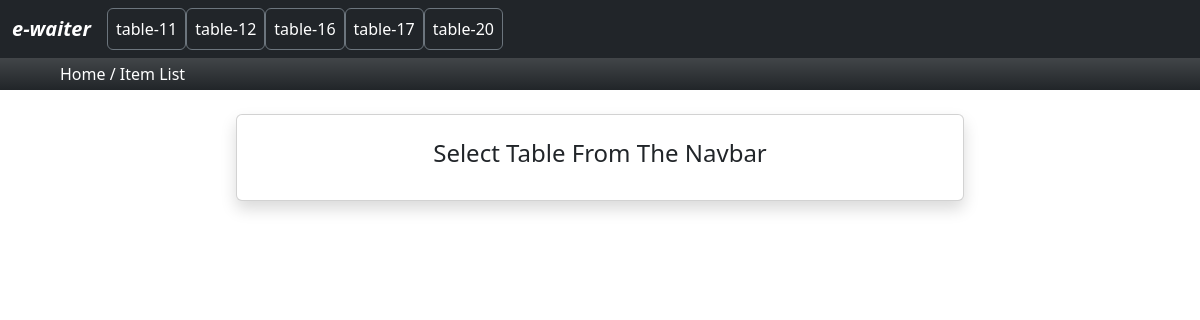
Screenshot of /cashier with the database file from the repository.
### order/models.py (models this page shows, shortened)
class Tables(models.Model):
    table_name=models.CharField(max_length=100)
    status=models.BooleanField(default=False,help_text="0-free table, 1-occupied")
    all_item_delivered=models.BooleanField(default=False,help_text=" 1-complete")
    paid=models.BooleanField(default=False,help_text="0-not paid, 1-paid")

### cashier/cashier_views.py (the view)
# urls.py: path('cashier',cashier_views.cashierindex,name='cashier'),
def cashierindex(request):
  table=Tables.objects.filter(status=True)
  context={
    'table':table
  }
  return render(request,'cashier/cashierindex.html',context)

### templates/cashier/cashierindex.html (shortened to what this page needs)
{% extends 'main.html' %}
{% block content %}
    <nav class="navbar navbar-expand-lg navbar-light bg-dark ">
        <div class="container-fluid">
          <a class="navbar-brand text-white fst-italic fw-bold" href="/">e-waiter</a>
          <div class="collapse navbar-collapse" id="navbarNavDropdown">
            <ul class="navbar-nav">
              {% for t in table %}
              <span>
                <li class="nav-item text-center ">
                    <a class="nav-link border border-secondary rounded text-white" href="{% url 'billtableselect' t.id %}">{{t.table_name}}</a>
                </li>
              </span>
              {%endfor%}
            </ul>
          </div>
        </div>
    </nav>
    <div class="bg-dark bg-gradient text-white  py-1 px-5  d-grid " >
        <div class="container">
            <a class="text-white"  href="/">Home /</a>
            <a class="text-white"  href="/">Item List </a>
        </div>
    </div>
    <div class="text-center col-8 container">
      <div class="card p-4 shadow m-4 ">
        <h4 class="text-center ">Select Table From The Navbar</h4>
      </div>
    </div>
{% endblock content %}

### static/css/custom.css (style rules this page uses)
a { text-decoration: none; color: black; }

### rows the page displays
Tables: table_name "table-11"
Tables: table_name "table-12"
Tables: table_name "table-16"
Tables: table_name "table-17"
Tables: table_name "table-20"
